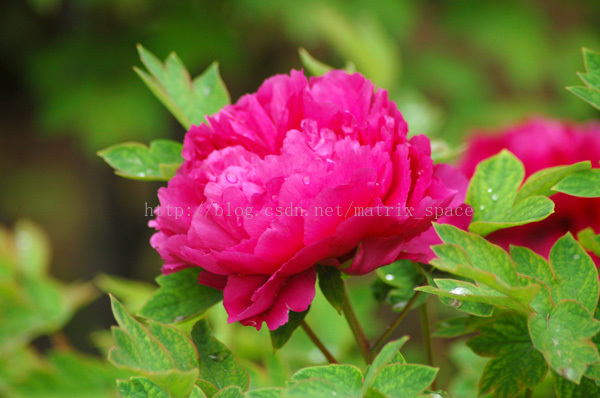
//> input picture dataset/flower.jpg, 600 x 398 px
$ ./main   (built with g++ and OpenCV 4)
//> lines starting //> are read from the running program, lines starting //| are printed output that depends on the picture
//> further down, colorImage is the input picture: 398 rows x 600 cols, CV_8UC3; mean B, G, R 56.9, 95, 121.2
// http://blog.csdn.net/matrix_space/article/details/40263809
// 颜色运算
#include <vector>
#include "opencv2/core/core.hpp"
#include "opencv2/highgui/highgui.hpp"
#include "opencv2/imgproc/imgproc.hpp"

void color_computation(const cv::Mat& src, cv::Mat& dst)
{
	CV_Assert(src.type() == CV_32FC3);

	std::vector<cv::Mat> vecBGR;
	cv::split(src, vecBGR);
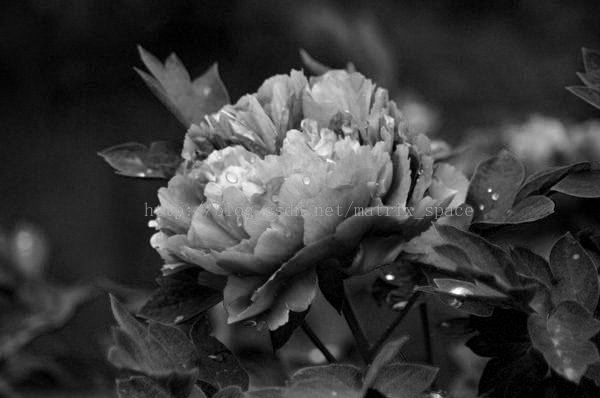
//> vecBGR[0]: 398 rows x 600 cols, CV_32FC1; min 0, max 1, mean 0.223
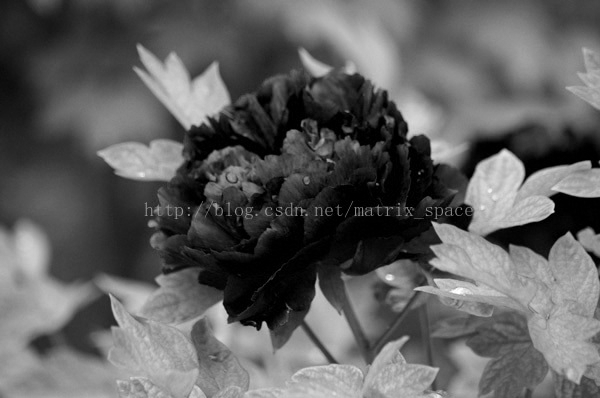
//> vecBGR[1]: 398 rows x 600 cols, CV_32FC1; min 0, max 1, mean 0.373
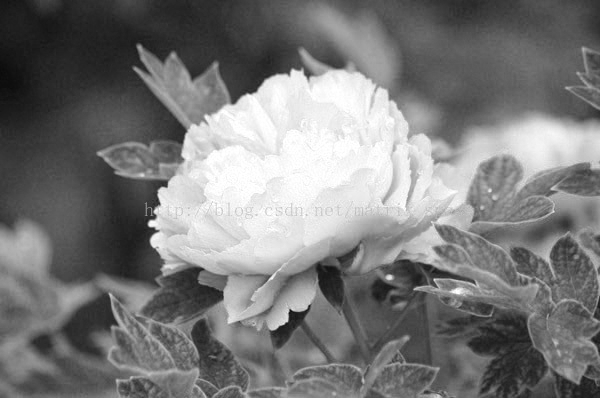
//> vecBGR[2]: 398 rows x 600 cols, CV_32FC1; min 0.0392, max 1, mean 0.475
	cv::Mat B = vecBGR[0];
	cv::Mat G = vecBGR[1];
	cv::Mat R = vecBGR[2];

	const float alpha = 0.15f;

	cv::Mat dstB = B * alpha / (R + G + 0.001f);
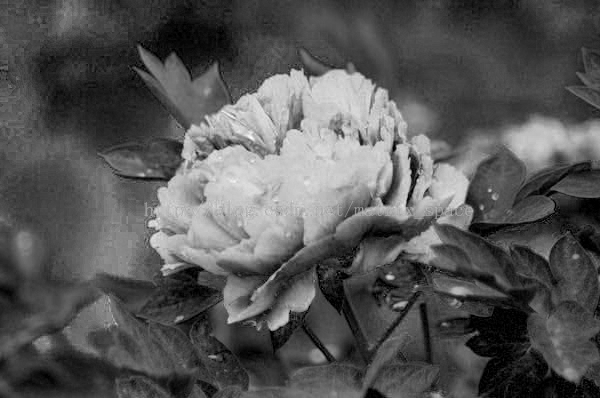
//> dstB: 398 rows x 600 cols, CV_32FC1; min 0, max 0.107, mean 0.0363; drawn with min black and max white
	cv::Mat dstG = G * alpha / (R + B + 0.001f);
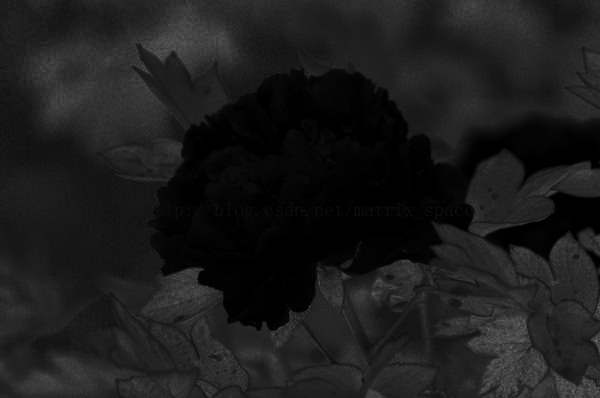
//> dstG: 398 rows x 600 cols, CV_32FC1; min 0, max 0.436, mean 0.11
	cv::Mat dstR = R * alpha / (B + G + 0.001f);

	std::vector<cv::Mat> vecDstBGR;
	vecDstBGR.push_back(dstB);
	vecDstBGR.push_back(dstG);
	vecDstBGR.push_back(dstR);
	cv::merge(vecDstBGR, dst);
}

int main()
{
	cv::Mat colorImage = cv::imread("../../dataset/flower.jpg");
	if (colorImage.empty())
	{
		return -1;
	}

	cv::imshow("Color image", colorImage);

	colorImage.convertTo(colorImage, CV_32FC3, 1.0 / 255.0);

	cv::Mat resultImage;
	color_computation(colorImage, resultImage);
	resultImage.convertTo(resultImage, CV_8UC3, 255.0);
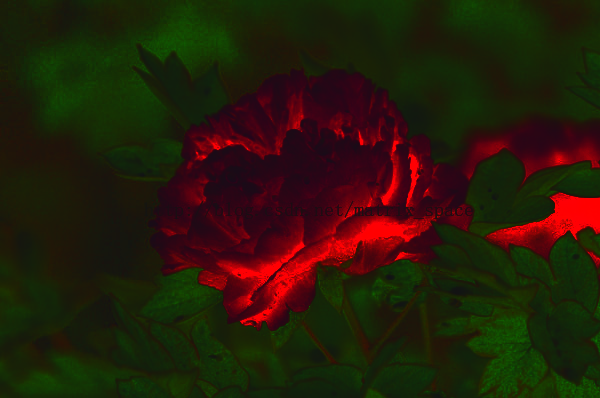
//> resultImage: 398 rows x 600 cols, CV_8UC3; mean B, G, R 9.2, 28.1, 39
	cv::imshow("Result image", resultImage);

	cv::waitKey();
	return 0;
}

$ run again, with dataset/fog.jpg copied over dataset/flower.jpg
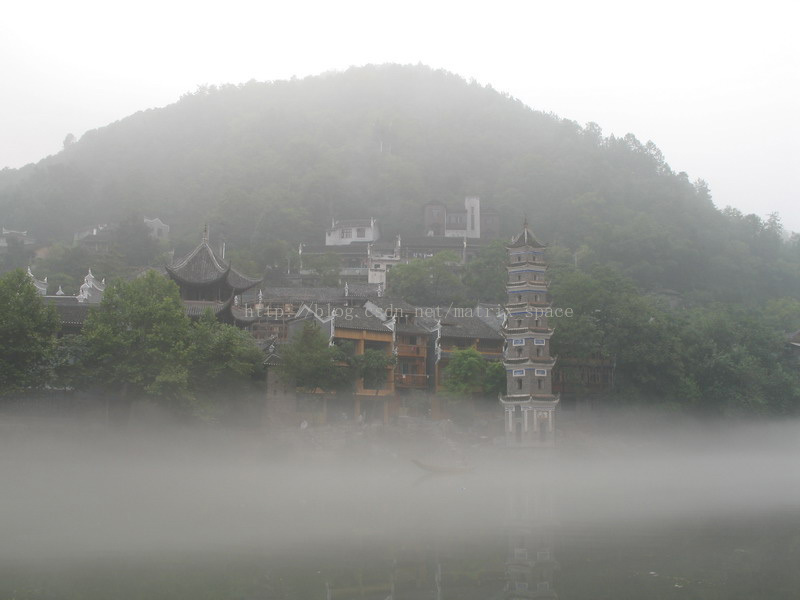
//> input picture dataset/fog.jpg, 800 x 600 px
//> colorImage is the input picture: 600 rows x 800 cols, CV_8UC3; mean B, G, R 154.1, 157.5, 156.6
//> colorImage: 600 rows x 800 cols, CV_32FC3
//> in color_computation, `cv::Mat dstR = R * alpha / (B + G + 0.001f);`:
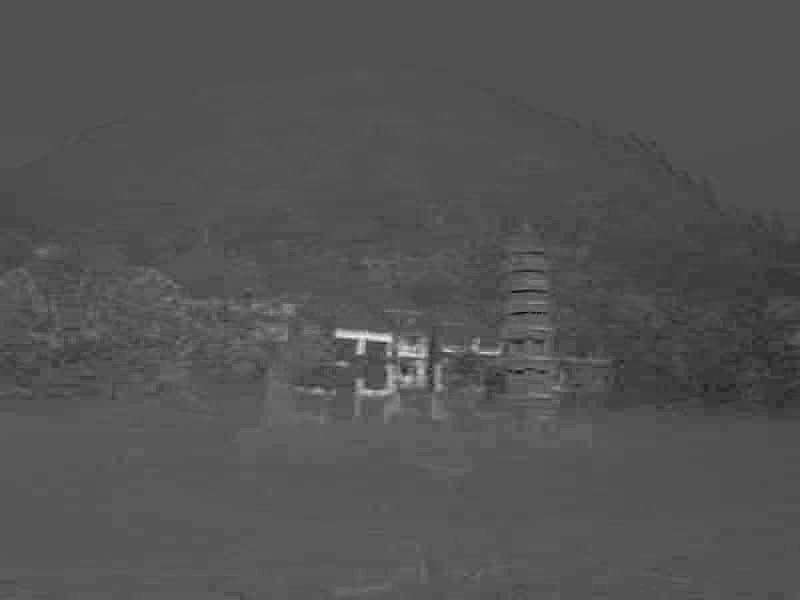
//> dstR: 600 rows x 800 cols, CV_32FC1; min 0.0586, max 0.11, mean 0.0754; drawn with min black and max white
//> in color_computation, `cv::merge(vecDstBGR, dst);`:
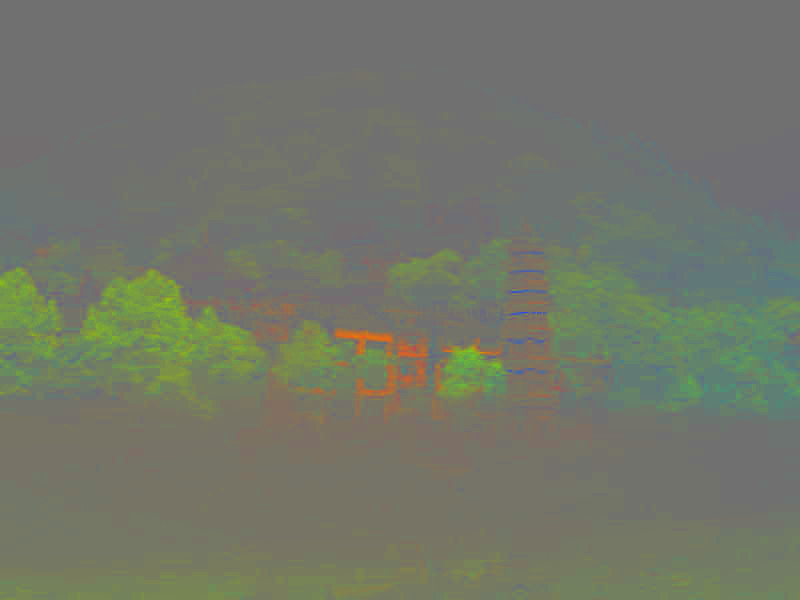
//> dst: 600 rows x 800 cols, CV_32FC3; mean B, G, R 0.0731, 0.0765, 0.0754; drawn with min black and max white

$ run again, with dataset/girl.jpg copied over dataset/flower.jpg
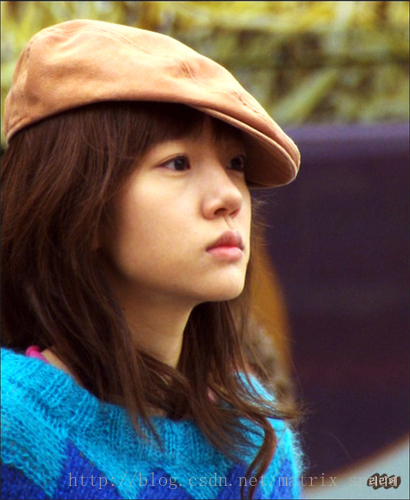
//> input picture dataset/girl.jpg, 410 x 500 px
//> colorImage is the input picture: 500 rows x 410 cols, CV_8UC3; mean B, G, R 80.6, 88.3, 97.4
//> colorImage: 500 rows x 410 cols, CV_32FC3
//> in color_computation, `cv::Mat dstR = R * alpha / (B + G + 0.001f);`:
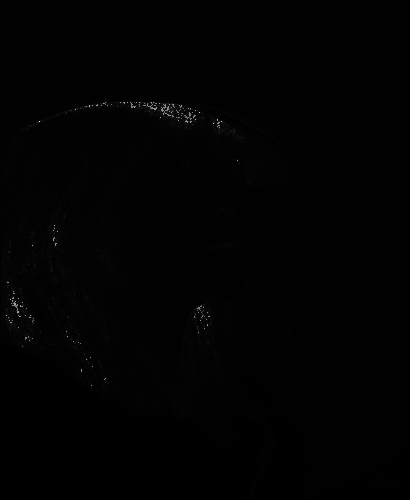
//> dstR: 500 rows x 410 cols, CV_32FC1; min 0, max 17.06, mean 0.14; drawn with min black and max white
//> `resultImage.convertTo(resultImage, CV_8UC3, 255.0);`:
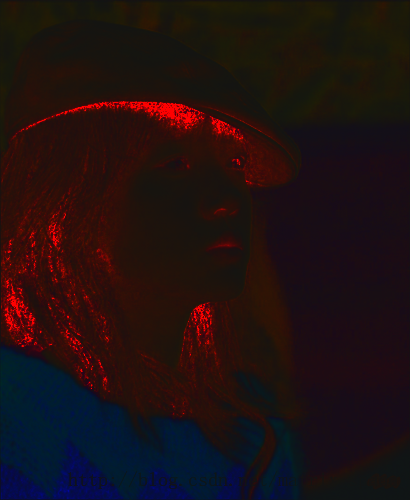
//> resultImage: 500 rows x 410 cols, CV_8UC3; mean B, G, R 18.3, 16.9, 32.1

$ run again, with dataset/mountains.png saved as dataset/flower.jpg
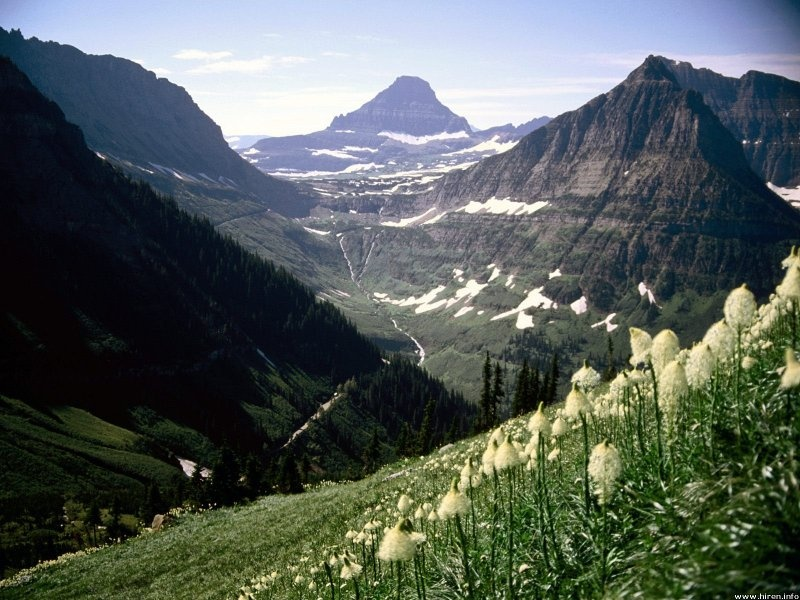
//> input picture dataset/mountains.png, 800 x 600 px
//> colorImage is the input picture: 600 rows x 800 cols, CV_8UC3; mean B, G, R 89.5, 93.9, 85.1
//> colorImage: 600 rows x 800 cols, CV_32FC3
//> in color_computation, `cv::Mat dstB = B * alpha / (R + G + 0.001f);`:
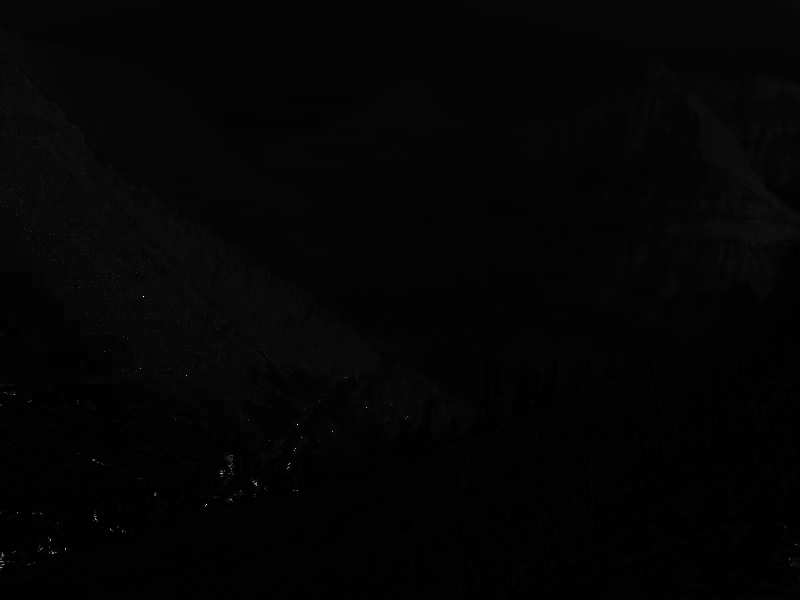
//> dstB: 600 rows x 800 cols, CV_32FC1; min 0, max 4.71, mean 0.0831; drawn with min black and max white
//> `resultImage.convertTo(resultImage, CV_8UC3, 255.0);`:
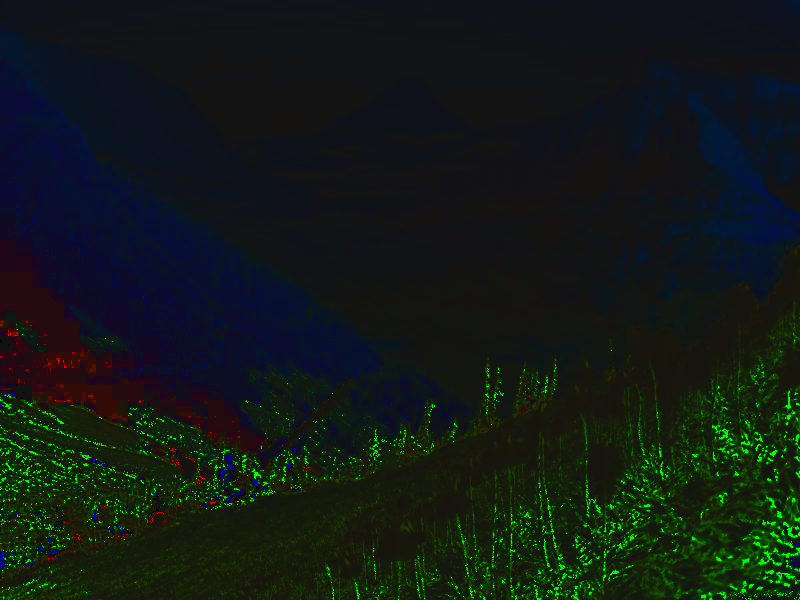
//> resultImage: 600 rows x 800 cols, CV_8UC3; mean B, G, R 21.1, 26, 17.2
